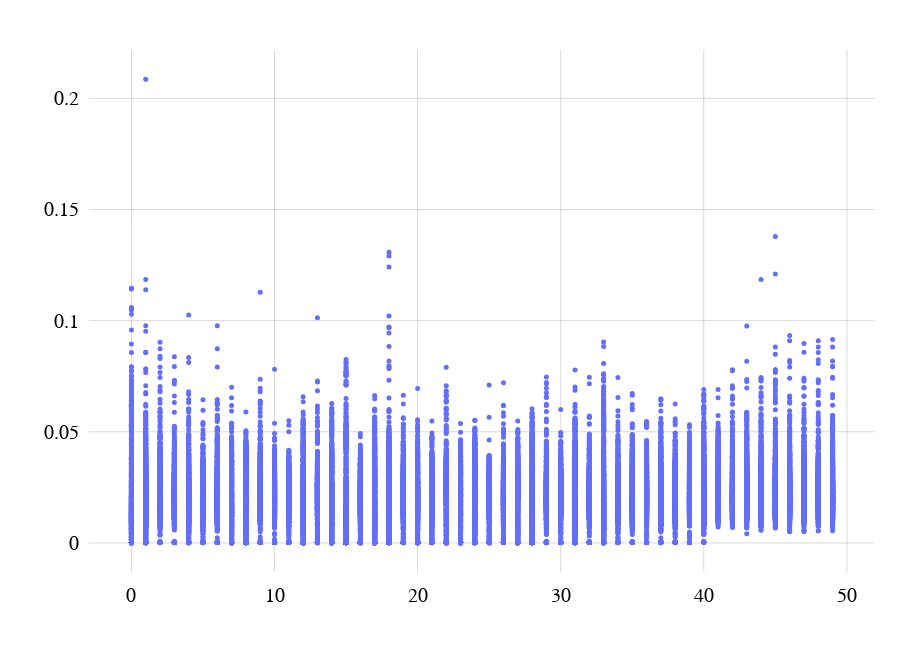

Notebook code for this chart:
### Code cell
import plotly.graph_objects as go

# settings

axis_col = 'rgba(0, 0, 0, 0.15)'
no_col = 'rgba(0, 0, 0, 0)'
axis_desc: dict = dict(linecolor=no_col, gridcolor=axis_col, zerolinecolor=axis_col, zerolinewidth=1)
layout = dict(
    autosize=False,
    width=1400,
    height=650,
    margin=dict(
        l=25, r=25, b=25, t=50, pad=5
    ),
    # paper_bgcolor="white",
    font_family="Times New Roman",
    font_color="black",
    font_size=20,
    plot_bgcolor='white',
    xaxis=axis_desc,
    yaxis=axis_desc,
    xaxis2=axis_desc,
    yaxis2=axis_desc,
)

s, o = 5, 1
fig = go.Figure(data=[
    go.Scatter(
        x=[i for g in [enumerate(topic) for topic in topic_d[:1000]] for i, v in g],
        y=[v for g in [enumerate(topic) for topic in topic_d[:1000]] for i, v in g],
        mode='markers',
        marker=dict(size=s,opacity=o)
    )
])
_layout = layout.copy()
_layout.update(dict(
    xaxis=dict(title="", **axis_desc),
    yaxis=dict(title="", **axis_desc),
    width=900,
))
fig.update_annotations(font_size=24)
fig.update_layout(_layout)
fig.show()

### Figure 1 — Plotly figure (JSON) as saved in the notebook; plotly's stock layout.template omitted (floating-point values rounded to 4 significant figures; data arrays with more than 128 entries replaced by an {"elided": "..."} marker saying what was removed)
{"data": [{"marker": {"opacity": 1, "size": 5}, "mode": "markers", "type": "scatter", "x": {"elided": "50000 int values"}, "y": {"elided": "50000 float values"}}], "layout": {"autosize": false, "font": {"color": "black", "family": "Times New Roman", "size": 20}, "height": 650, "margin": {"b": 25, "l": 25, "pad": 5, "r": 25, "t": 50}, "plot_bgcolor": "white", "width": 900, "xaxis": {"gridcolor": "rgba(0, 0, 0, 0.15)", "linecolor": "rgba(0, 0, 0, 0)", "title": {"text": ""}, "zerolinecolor": "rgba(0, 0, 0, 0.15)", "zerolinewidth": 1}, "xaxis2": {"gridcolor": "rgba(0, 0, 0, 0.15)", "linecolor": "rgba(0, 0, 0, 0)", "zerolinecolor": "rgba(0, 0, 0, 0.15)", "zerolinewidth": 1}, "yaxis": {"gridcolor": "rgba(0, 0, 0, 0.15)", "linecolor": "rgba(0, 0, 0, 0)", "title": {"text": ""}, "zerolinecolor": "rgba(0, 0, 0, 0.15)", "zerolinewidth": 1}, "yaxis2": {"gridcolor": "rgba(0, 0, 0, 0.15)", "linecolor": "rgba(0, 0, 0, 0)", "zerolinecolor": "rgba(0, 0, 0, 0.15)", "zerolinewidth": 1}}}
